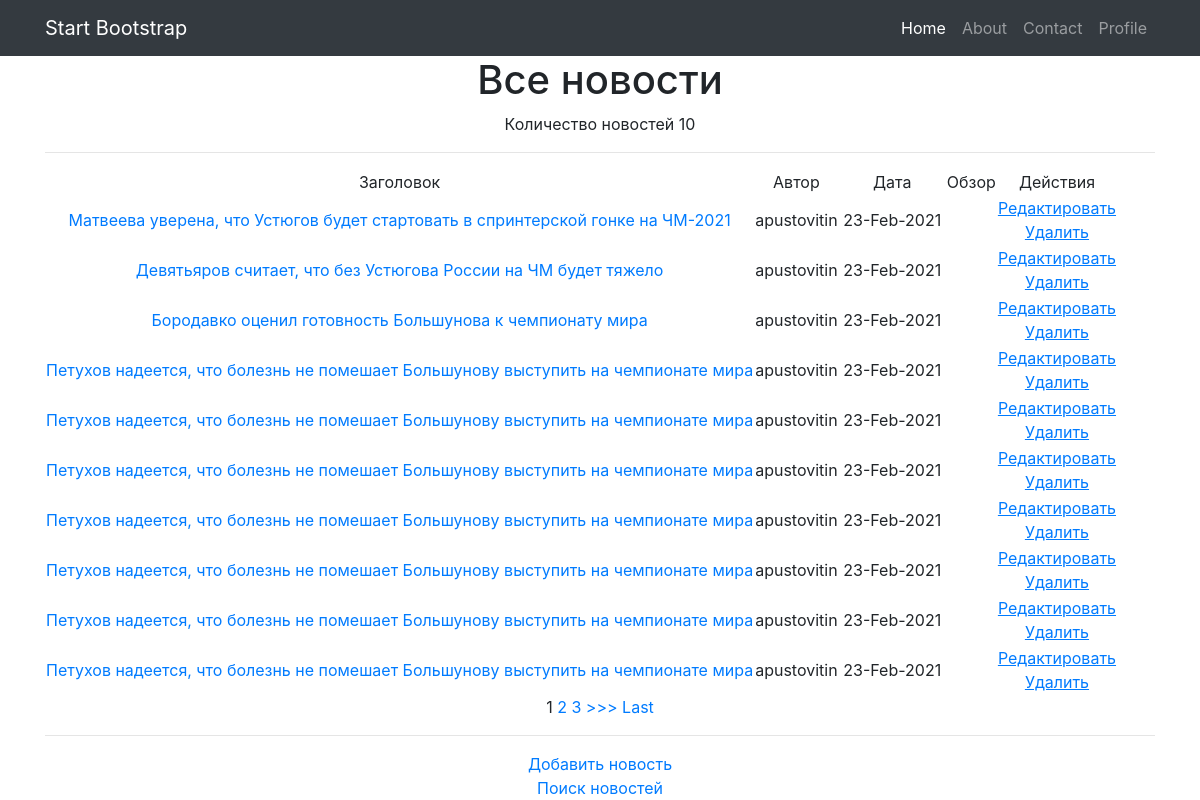
The page /news/ on the database as committed earlier.
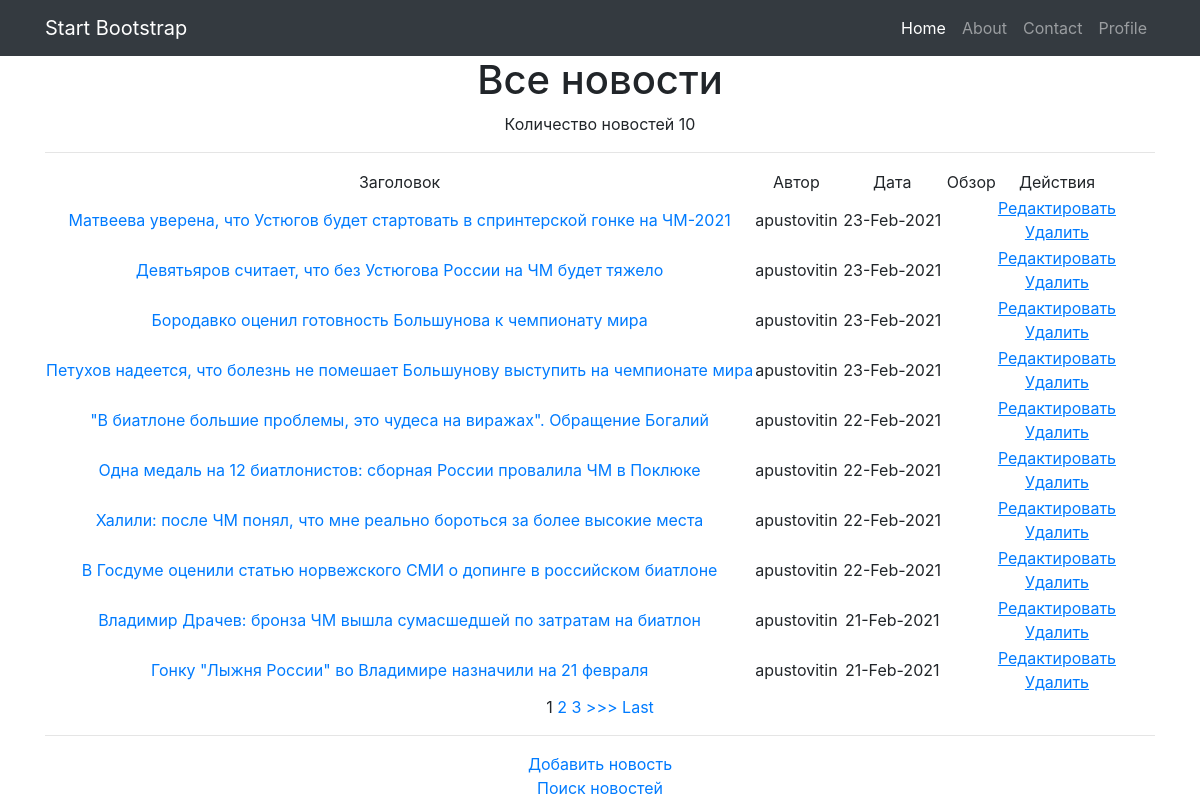
The same page on the database as committed later.
### news/models.py (models this page shows, shortened)
class Post(models.Model):
    article = 'AT'
    news = 'NW'
    TYPES = [(article, 'статья'), (news, 'новость')]
    author = models.ForeignKey('accounts.Author', on_delete=models.CASCADE)
    type = models.CharField(max_length=2, choices=TYPES, default=news)
    creation_datetime = models.DateTimeField(auto_now_add=True)
    category = models.ManyToManyField(Category, through='PostCategory')
    title = models.CharField(max_length=255)
    content = models.TextField()
    rating = models.IntegerField(default=0)

### accounts/models.py (models this page shows, shortened)
class Author(models.Model):
    user = models.OneToOneField(User, on_delete=models.CASCADE)
    rating = models.IntegerField(default=0)

### news/views.py (the view)
# urls.py: path('', cache_page(60)(NewsList.as_view())),
class NewsList(ListView):
    model = Post
    template_name = 'news.html'
    context_object_name = 'news'
    queryset = Post.objects.filter(type='NW').order_by('-creation_datetime')
    paginate_by = 10

### news/templatetags/custom_filters.py (called while the page is built)
@register.filter(name='profanity')
def profanity(text):
    pf_filter = ProfanityFilter(languages=['ru', 'en'])
    return pf_filter.censor(text)

### templates/news.html (shortened to what this page needs)
{% extends 'flatpages/default.html' %}
{% load custom_filters %}
{% block content %}
    <h1>Все новости</h1>
    <p1>Количество новостей {{ news|length }}</p1>
    <hr>
    {% if news %}
        <table>
            <tr>
                <td>
                    Заголовок
                </td>
                <td>
                    Автор
                </td>
                <td width="10%">
                    Дата
                </td>
                <td>
                    Обзор
                </td>
                <td>
                    Действия
                </td>
            </tr>
        {% for o_news in news %}
            <tr>
                <td>
                    <a href="{% url 'one_news' o_news.id %}">{{ o_news.title }}</a>
                </td>
                <td>
                    {{ o_news.author.user }}
                </td>
                <td  width="10%">
                    {{ o_news.creation_datetime|date:'d-M-Y' }}
                </td>
                <td>
                </td>
                <td>
                    <a href="{% url 'news_update' o_news.id %}"><u>Редактировать</u></a>
                    <br />
                    <a href="{% url 'news_delete' o_news.id %}"><u> Удалить </u></a>
                </td>
            </tr>
        {% endfor %}
        </table>
        {% if is_paginated %}
            {% for num in page_obj.paginator.page_range %}
                {% if page_obj.number == num %}
                    <a>{{ num }}</a>
                {% elif num > page_obj.number|add:'-3' and num < page_obj.number|add:'3' %}
                    <a href="?page={{ num }}">{{ num }}</a>
                {% endif %}
            {% endfor %}
            {% if page_obj.has_next %}
                <a href="?page={{ page_obj.next_page_number }}">>>></a>
                <a href="?page={{ page_obj.paginator.num_pages }}">Last</a>
            {% endif %}
        {% endif %}
    <hr>
    <a href="{% url 'news_add' %}">Добавить новость</a>
    <br>
    <a href="{% url 'news_search' %}">Поиск новостей</a>
    {% else %}
        <h2>Новостей нет!</h2>
    {% endif %}
{% endblock content %}

Rows that differ between the two databases and show on the page:
removed Post: title "Петухов надеется, что болезнь не помешает Большунову выступить на чемпионате мира", author.user "apustovitin", creation_datetime "23-Feb-2021"
removed Post: title "Петухов надеется, что болезнь не помешает Большунову выступить на чемпионате мира", author.user "apustovitin", creation_datetime "23-Feb-2021"
removed Post: title "Петухов надеется, что болезнь не помешает Большунову выступить на чемпионате мира", author.user "apustovitin", creation_datetime "23-Feb-2021"
removed Post: title "Петухов надеется, что болезнь не помешает Большунову выступить на чемпионате мира", author.user "apustovitin", creation_datetime "23-Feb-2021"
removed Post: title "Петухов надеется, что болезнь не помешает Большунову выступить на чемпионате мира", author.user "apustovitin", creation_datetime "23-Feb-2021"
removed Post: title "Петухов надеется, что болезнь не помешает Большунову выступить на чемпионате мира", author.user "apustovitin", creation_datetime "23-Feb-2021"
now on this page (row unchanged): Post: title "\"В биатлоне большие проблемы, это чудеса на виражах\". Обращение Богалий", author.user "apustovitin", creation_datetime "22-Feb-2021"
now on this page (row unchanged): Post: title "Одна медаль на 12 биатлонистов: сборная России провалила ЧМ в Поклюке", author.user "apustovitin", creation_datetime "22-Feb-2021"
now on this page (row unchanged): Post: title "Халили: после ЧМ понял, что мне реально бороться за более высокие места", author.user "apustovitin", creation_datetime "22-Feb-2021"
now on this page (row unchanged): Post: title "В Госдуме оценили статью норвежского СМИ о допинге в российском биатлоне", author.user "apustovitin", creation_datetime "22-Feb-2021"
now on this page (row unchanged): Post: title "Владимир Драчев: бронза ЧМ вышла сумасшедшей по затратам на биатлон", author.user "apustovitin", creation_datetime "21-Feb-2021"
now on this page (row edited): Post: title "Гонку \"Лыжня России\" во Владимире назначили на 21 февраля", author.user "apustovitin", creation_datetime "21-Feb-2021"
